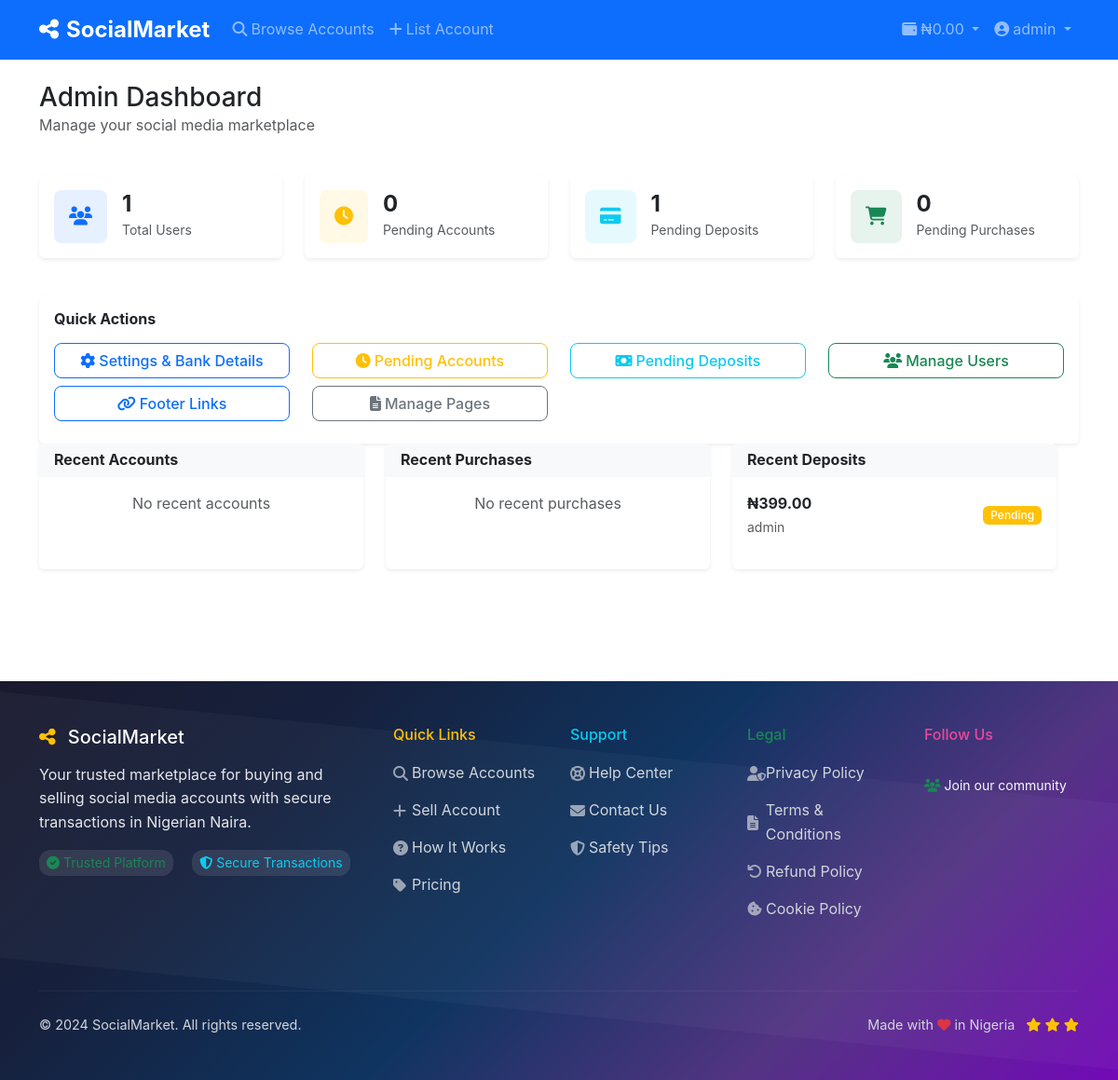
Page /admin (signed in) on the earlier database version.
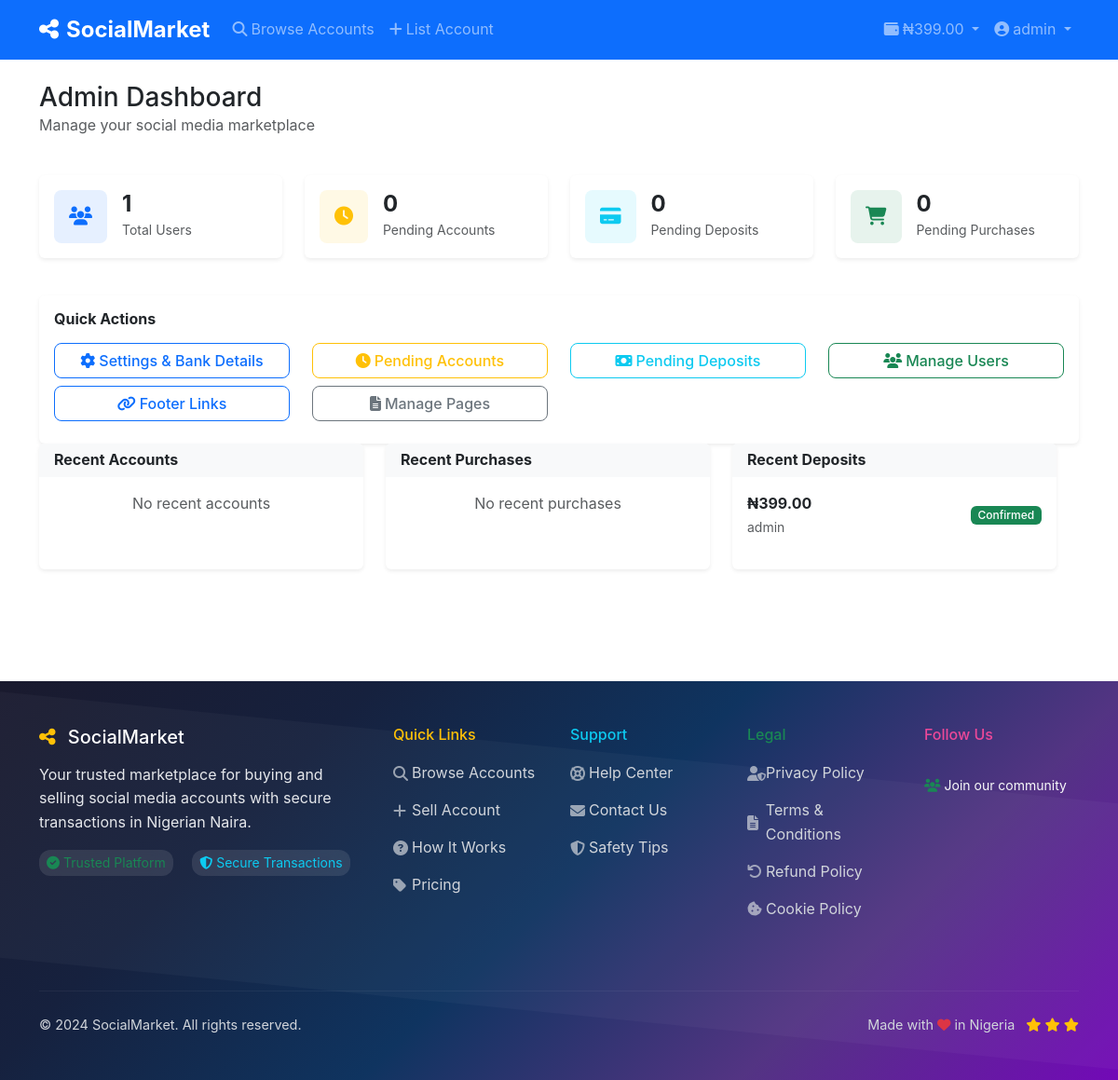
Same page on the later database version.
### models.py (models this page shows, shortened)
class User(UserMixin, db.Model):
    id = db.Column(db.Integer, primary_key=True)
    username = db.Column(db.String(80), unique=True, nullable=False)
    email = db.Column(db.String(120), unique=True, nullable=False)
    password_hash = db.Column(db.String(255), nullable=False)
    role = db.Column(db.String(20), default='user')  # user, admin
    first_name = db.Column(db.String(50))
    last_name = db.Column(db.String(50))
    phone = db.Column(db.String(20))
    profile_pic = db.Column(db.String(255))
    bio = db.Column(db.Text)
    is_verified = db.Column(db.Boolean, default=False)
    is_active = db.Column(db.Boolean, default=True)
    is_banned = db.Column(db.Boolean, default=False)
    wallet_balance = db.Column(db.Numeric(10, 2), default=0.00)
    referral_code = db.Column(db.String(20), unique=True)
    referred_by = db.Column(db.Integer, db.ForeignKey('user.id'))
    referral_earnings = db.Column(db.Numeric(10, 2), default=0.00)
    created_at = db.Column(db.DateTime, default=datetime.utcnow)
    last_login = db.Column(db.DateTime)
    accounts_for_sale = db.relationship('SocialAccount', foreign_keys='SocialAccount.seller_id', backref='seller', lazy=True)
    accounts_reviewed = db.relationship('SocialAccount', foreign_keys='SocialAccount.reviewed_by', backref='reviewer', lazy=True)
    purchases = db.relationship('Purchase', backref='buyer', lazy=True)
    deposits = db.relationship('WalletDeposit', foreign_keys='WalletDeposit.user_id', backref='user', lazy=True)
    processed_deposits = db.relationship('WalletDeposit', foreign_keys='WalletDeposit.processed_by', backref='processor', lazy=True)
    referrals = db.relationship('User', backref=db.backref('referrer', remote_side=[id]))

class WalletDeposit(db.Model):
    id = db.Column(db.Integer, primary_key=True)
    user_id = db.Column(db.Integer, db.ForeignKey('user.id'), nullable=False)
    amount = db.Column(db.Numeric(10, 2), nullable=False)
    deposit_method = db.Column(db.String(50))  # bank_transfer, cash_deposit
    bank_name = db.Column(db.String(100))
    account_number = db.Column(db.String(20))
    account_name = db.Column(db.String(100))
    payment_proof = db.Column(db.String(255))
    reference_number = db.Column(db.String(100))
    status = db.Column(db.String(20), default='pending')  # pending, confirmed, rejected
    admin_notes = db.Column(db.Text)
    processed_by = db.Column(db.Integer, db.ForeignKey('user.id'))
    processed_at = db.Column(db.DateTime)
    created_at = db.Column(db.DateTime, default=datetime.utcnow)

### app.py (the view)
@app.route('/admin')
@login_required
@admin_required
def admin_dashboard():
    stats = {
        'total_users': User.query.count(),
        'active_users': User.query.filter_by(is_active=True).count(),
        'total_accounts': SocialAccount.query.count(),
        'pending_accounts': SocialAccount.query.filter_by(status='pending').count(),
        'approved_accounts': SocialAccount.query.filter_by(status='approved').count(),
        'total_purchases': Purchase.query.count(),
        'pending_purchases': Purchase.query.filter_by(status='pending').count(),
        'completed_purchases': Purchase.query.filter_by(status='completed').count(),
        'pending_deposits': WalletDeposit.query.filter_by(status='pending').count(),
        'total_deposits': WalletDeposit.query.count()
    }
    recent_accounts = SocialAccount.query.order_by(SocialAccount.created_at.desc()).limit(5).all()
    recent_purchases = Purchase.query.order_by(Purchase.created_at.desc()).limit(5).all()
    recent_deposits = WalletDeposit.query.order_by(WalletDeposit.created_at.desc()).limit(5).all()
    return render_template('admin/dashboard.html',
                         stats=stats,
                         recent_accounts=recent_accounts,
                         recent_purchases=recent_purchases,
                         recent_deposits=recent_deposits)

### app.py (called while the page is built)
def admin_required(f):
    @wraps(f)
    def decorated_function(*args, **kwargs):
        if not current_user.is_authenticated or current_user.role != 'admin':
            flash('Access denied. Admin privileges required.', 'error')
            return redirect(url_for('index'))
        return f(*args, **kwargs)
    return decorated_function

@login_manager.user_loader
def load_user(user_id):
    return User.query.get(int(user_id))

@app.context_processor
def inject_settings():
    settings = Settings.query.first()
    return dict(settings=settings)

### templates/admin/dashboard.html (shortened to what the changed rows need)
{% extends "base.html" %}
{% block content %}
<div class="container py-4">
    <div class="row mb-4">
        <div class="col-12">
            <h1 class="h3 mb-0">Admin Dashboard</h1>
        </div>
    </div>
    <div class="row mb-4">
        <div class="col-lg-3 col-md-6 mb-3">
            <div class="card border-0 shadow-sm">
                <div class="card-body">
                    <div class="d-flex align-items-center">
                        <div class="flex-grow-1 ms-3">
                            <div class="fw-bold h4 mb-0">{{ stats.pending_deposits }}</div>
                            <small class="text-muted">Pending Deposits</small>
                        </div>
                    </div>
                </div>
            </div>
        </div>
    </div>
                <div class="row mb-4">
    <div class="row">
        <div class="col-lg-4 mb-4">
            <div class="card border-0 shadow-sm h-100">
                <div class="card-body">
                    {% if recent_deposits %}
                        {% for deposit in recent_deposits %}
                        <div class="d-flex align-items-center mb-3">
                            <div class="flex-grow-1">
                                <div class="fw-bold">₦{{ "%.2f"|format(deposit.amount) }}</div>
                                <small class="text-muted">{{ deposit.user.username }}</small>
                            </div>
                            <span class="badge bg-{{ 'success' if deposit.status == 'confirmed' else 'warning' if deposit.status == 'pending' else 'danger' }}">
                                {{ deposit.status.title() }}
                            </span>
                        </div>
                        {% endfor %}
                    {% else %}
                        <p class="text-muted text-center">No recent deposits</p>
                    {% endif %}
                </div>
            </div>
        </div>
    </div>
</div>
{% endblock %}

### templates/base.html (shortened to what the changed rows need)
<!DOCTYPE html>
<html lang="en">
<head>
    <link href="https://cdn.jsdelivr.net/npm/bootstrap@5.3.0/dist/css/bootstrap.min.css" rel="stylesheet">
    <link href="https://cdnjs.cloudflare.com/ajax/libs/font-awesome/6.4.0/css/all.min.css" rel="stylesheet">
    <link href="{{ url_for('static', filename='css/style.css') }}" rel="stylesheet">
</head>
<body>
    <nav class="navbar navbar-expand-lg navbar-dark bg-primary sticky-top">
        <div class="container">
            <div class="collapse navbar-collapse" id="navbarNav">
                <ul class="navbar-nav">
                    {% if current_user.is_authenticated %}
                    <li class="nav-item dropdown">
                        <a class="nav-link dropdown-toggle" href="#" role="button" data-bs-toggle="dropdown">
                            <i class="fas fa-wallet me-1"></i>₦{{ "%.2f"|format(current_user.wallet_balance) }}
                        </a>
                    </li>
                    <li class="nav-item dropdown">
                        <a class="nav-link dropdown-toggle" href="#" role="button" data-bs-toggle="dropdown">
                            <i class="fas fa-user-circle me-1"></i>{{ current_user.username }}
                        </a>
                    </li>
                    {% endif %}
                </ul>
            </div>
        </div>
    </nav>
    <main>
        {% block content %}{% endblock %}
    </main>
</body>
</html>

Differences in the rows shown:
changed User "admin": wallet_balance "0.00" → "399.00"
changed WalletDeposit "admin": status "Pending" → "Confirmed"
Other differences:
{{ stats.pending_deposits }}: "1" → "0"
